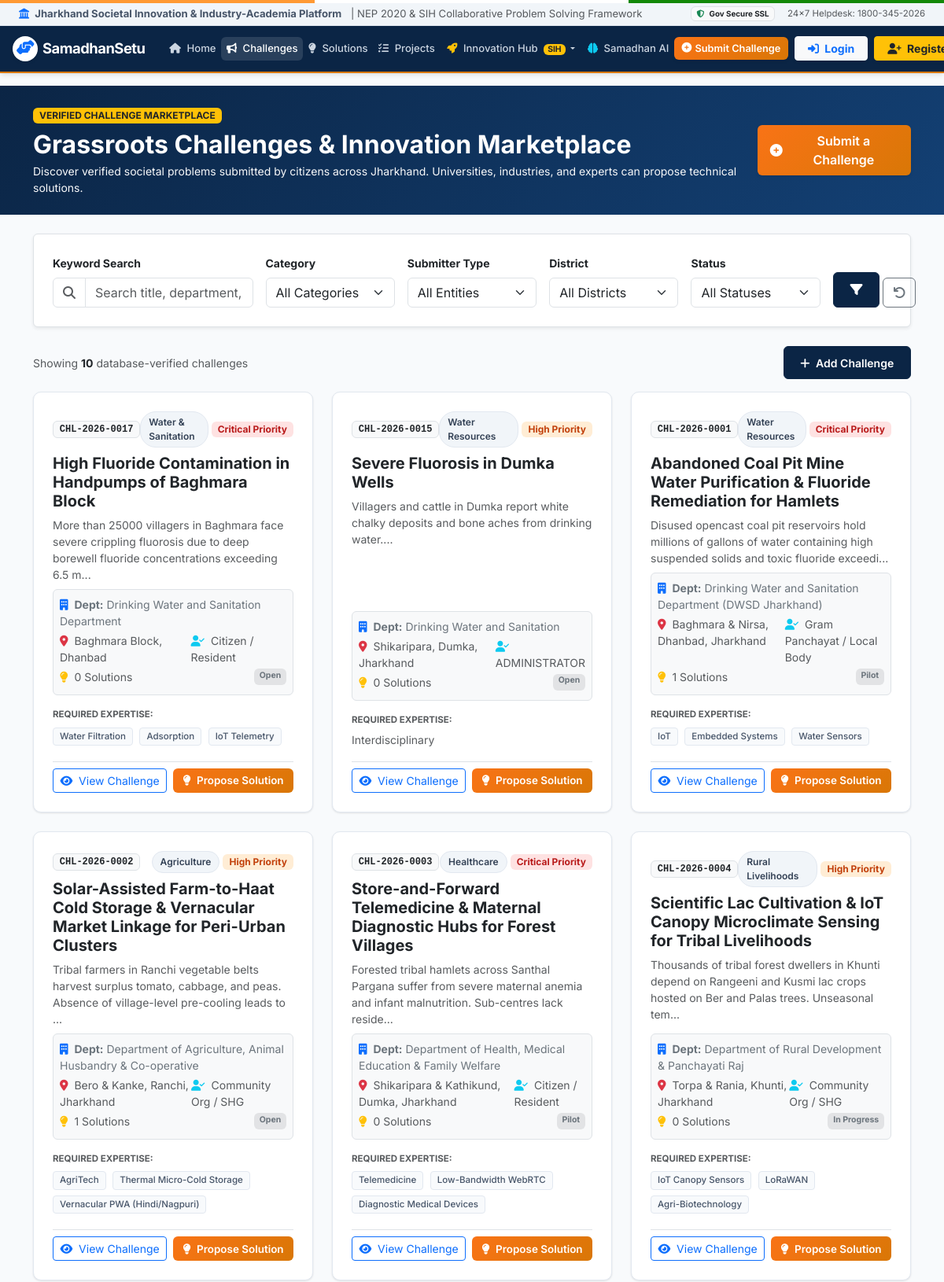
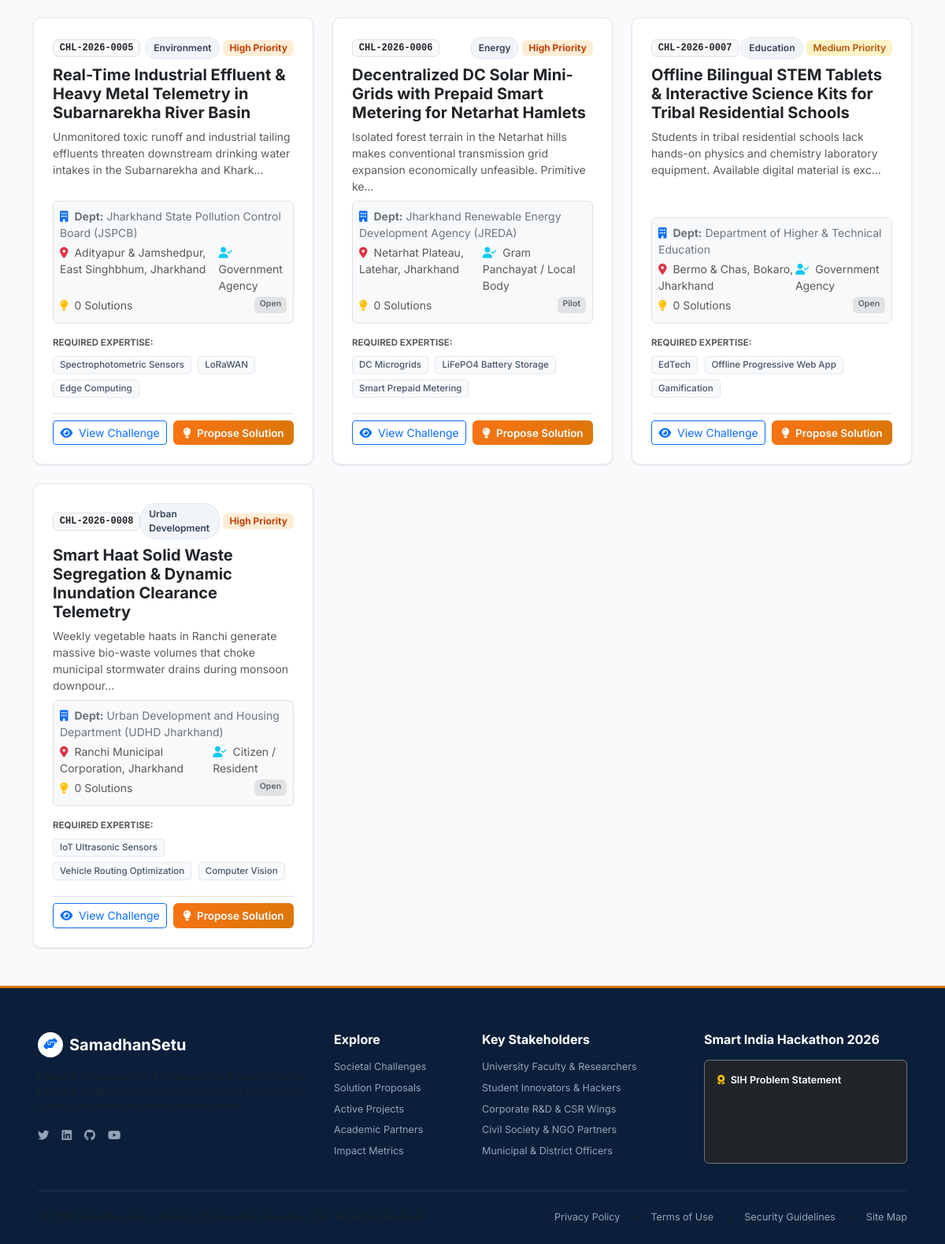
/challenges, run on the app's committed database (2 pictures, top to bottom).
### app.py (models this page shows, shortened)
class Challenge(db.Model):
    __tablename__ = 'challenges'
    id = db.Column(db.Integer, primary_key=True)
    title = db.Column(db.String(250), nullable=False)
    description = db.Column(db.Text, nullable=False)
    category = db.Column(db.String(80), nullable=False)
    department = db.Column(db.String(150), nullable=False, default='General Administration')
    location = db.Column(db.String(150), nullable=False)
    priority = db.Column(db.String(30), nullable=False, default='Medium') # Low, Medium, High, Critical
    status = db.Column(db.String(50), default='Open') # Open, Under Review, Verified, In Progress, Pilot, Implemented, Closed
    created_date = db.Column(db.DateTime, default=datetime.utcnow)
    deadline = db.Column(db.DateTime, nullable=True)
    organization = db.Column(db.String(200), nullable=False, default='Municipal Corporation')
    required_skills = db.Column(db.Text, nullable=True)
    submitter_type = db.Column(db.String(100), default='Citizen / Resident')
    district = db.Column(db.String(100), default='Ranchi')
    block = db.Column(db.String(100), nullable=True)
    media_url = db.Column(db.String(255), nullable=True)
    document_url = db.Column(db.String(255), nullable=True)
    assigned_university = db.Column(db.String(200), nullable=True)
    nep_aligned = db.Column(db.Boolean, default=True)
    expected_solution_type = db.Column(db.String(100), default='Software / Hardware Prototype')
    affected_population = db.Column(db.String(200), default='General Community')
    people_affected_count = db.Column(db.Integer, default=10000)
    existing_solutions = db.Column(db.Text, nullable=True)
    shortcomings = db.Column(db.Text, nullable=True)
    required_technology = db.Column(db.Text, nullable=True)
    expected_outcome = db.Column(db.Text, nullable=True)
    ai_impact_score = db.Column(db.Integer, default=85)
    views_count = db.Column(db.Integer, default=240)
    followers_count = db.Column(db.Integer, default=28)
    created_by_id = db.Column(db.Integer, db.ForeignKey('users.id'), nullable=True)
    submitter_aadhaar_masked = db.Column(db.String(30), nullable=True)
    submitter_phone = db.Column(db.String(30), nullable=True)
    solutions = db.relationship('Solution', backref='challenge', lazy=True, cascade='all, delete-orphan')
    projects = db.relationship('Project', backref='challenge', lazy=True)
    invitations = db.relationship('TeamInvitation', backref='challenge', lazy=True, cascade='all, delete-orphan')
    problem_dna = db.relationship('ProblemDNA', backref='challenge', uselist=False, lazy=True, cascade='all, delete-orphan')
    @property
    def code(self):
        return f"CHL-2026-{self.id:04d}"
    @property
    def severity(self):
        return self.priority
    @property
    def created_at(self):
        return self.created_date

### app.py (the view, shortened to what this page needs)
@app.route('/challenges')
def challenges():
    user = get_current_user()
    is_admin = (user and user.user_type == 'ADMINISTRATOR')
    query_text = request.args.get('q', '').strip()
    category_filter = request.args.get('category', '').strip()
    department_filter = request.args.get('department', '').strip()
    status_filter = request.args.get('status', '').strip()
    priority_filter = request.args.get('priority', '').strip()
    location_filter = request.args.get('location', '').strip()
    submitter_type_filter = request.args.get('submitter_type', '').strip()
    district_filter = request.args.get('district', '').strip()
    query = Challenge.query
    if not is_admin:
        query = query.filter(Challenge.status.in_([
            'APPROVED', 'VERIFIED', 'Verified', 'Open', 'In Progress', 'Pilot', 'Implemented', 'Completed'
        ]))
    if category_filter and category_filter != 'All':
        query = query.filter(Challenge.category == category_filter)
    if department_filter and department_filter != 'All':
        query = query.filter(Challenge.department == department_filter)
    if status_filter and status_filter != 'All':
        query = query.filter(Challenge.status == status_filter)
    if priority_filter and priority_filter != 'All':
        query = query.filter(Challenge.priority == priority_filter)
    if submitter_type_filter and submitter_type_filter != 'All':
        query = query.filter(Challenge.submitter_type == submitter_type_filter)
    if district_filter and district_filter != 'All':
        query = query.filter((Challenge.district == district_filter) | (Challenge.location.ilike(f"%{district_filter}%")))
    if location_filter:
        query = query.filter(Challenge.location.ilike(f"%{location_filter}%"))
    challenges_list = deduplicate_challenges(query.order_by(Challenge.created_date.desc()).all())
    return render_template('challenges.html',
        challenges=challenges_list,
        query_text=query_text,
        category_filter=category_filter,
        department_filter=department_filter,
        status_filter=status_filter,
        priority_filter=priority_filter,
        location_filter=location_filter,
        submitter_type_filter=submitter_type_filter,
        district_filter=district_filter,
        all_submitter_types=SUBMITTER_TYPES,
        all_districts=JHARKHAND_DISTRICTS,
        is_admin=is_admin
    )

### templates/challenges.html (shortened to what this page needs)
{% extends "base.html" %}
{% block content %}
<div class="bg-primary text-white py-4 mb-4" style="background: linear-gradient(135deg, #0b2545 0%, #134074 100%);">
    <div class="container">
        <div class="d-flex flex-column flex-md-row justify-content-between align-items-md-center gap-3">
            <div>
                <span class="badge bg-warning text-dark text-uppercase px-2 py-1 mb-2 fw-bold">Verified Challenge Marketplace</span>
                <h2 class="fw-bold mb-1">Grassroots Challenges & Innovation Marketplace</h2>
                <p class="text-light opacity-90 small mb-0">Discover verified societal problems submitted by citizens across Jharkhand. Universities, industries, and experts can propose technical solutions.</p>
            </div>
            {% if not is_admin %}
            <a href="{{ url_for('submit_challenge') }}" class="btn btn-accent px-3 py-2 shadow-sm d-flex align-items-center">
                <i class="fas fa-plus-circle me-2"></i> Submit a Challenge
            </a>
            {% endif %}
        </div>
    </div>
</div>
<div class="container mb-5">
    <div class="card border shadow-sm mb-4">
        <div class="card-body p-3 p-md-4">
            <form method="GET" action="{{ url_for('challenges') }}">
                <div class="row g-3">
                    <div class="col-lg-3">
                        <label class="form-label small fw-bold text-dark">Keyword Search</label>
                        <div class="input-group">
                            <span class="input-group-text bg-white"><i class="fas fa-search text-muted"></i></span>
                            <input type="text" name="q" class="form-control" placeholder="Search title, department, skills..." value="{{ query_text or '' }}">
                        </div>
                    </div>
                    <div class="col-md-3 col-lg-2">
                        <label class="form-label small fw-bold text-dark">Category</label>
                        <select name="category" class="form-select">
                            <option value="All">All Categories</option>
                        </select>
                    </div>
                    <div class="col-md-3 col-lg-2">
                        <label class="form-label small fw-bold text-dark">Submitter Type</label>
                        <select name="submitter_type" class="form-select">
                            <option value="All">All Entities</option>
                        </select>
                    </div>
                    <div class="col-md-3 col-lg-2">
                        <label class="form-label small fw-bold text-dark">District</label>
                        <select name="district" class="form-select">
                            <option value="All">All Districts</option>
                        </select>
                    </div>
                    <div class="col-md-3 col-lg-2">
                        <label class="form-label small fw-bold text-dark">Status</label>
                        <select name="status" class="form-select">
                            <option value="All">All Statuses</option>
                        </select>
                    </div>
                    <div class="col-md-3 col-lg-1 d-flex align-items-end gap-1">
                        <button type="submit" class="btn btn-primary-gov w-100" title="Apply Filters">
                            <i class="fas fa-filter"></i>
                        </button>
                        <a href="{{ url_for('challenges') }}" class="btn btn-outline-secondary" title="Reset Filters">
                            <i class="fas fa-undo"></i>
                        </a>
                    </div>
                </div>
            </form>
        </div>
    </div>
    <div class="d-flex justify-content-between align-items-center mb-3">
        <div class="text-muted small">
            Showing <strong class="text-dark">{{ challenges|length }}</strong> database-verified challenges
        </div>
        {% if not is_admin %}
        <a href="{{ url_for('submit_challenge') }}" class="btn btn-sm btn-primary-gov">
            <i class="fas fa-plus me-1"></i> Add Challenge
        </a>
        {% endif %}
    </div>
    <div class="row g-4" id="challengesContainer">
        {% if challenges %}
            {% set seen_c_keys = [] %}
            {% for c in challenges %}
            {% set c_key = (c.id|string) ~ '_' ~ (c.title|trim|lower) %}
            {% if c_key not in seen_c_keys %}
            {% set _ = seen_c_keys.append(c_key) %}
            <div class="col-md-6 col-lg-4 challenge-item-card">
                <div class="challenge-card h-100">
                    <div class="d-flex justify-content-between align-items-center mb-2">
                        <span class="badge bg-light text-dark border font-monospace">{{ c.code }}</span>
                        <div class="d-flex align-items-center gap-1">
                            <span class="badge-category">{{ c.category }}</span>
                            <span class="badge badge-severity-{{ c.priority.lower() }} px-2 py-1 rounded">
                                {{ c.priority }} Priority
                            </span>
                        </div>
                    </div>
                    <h5 class="fw-bold text-dark mb-2">
                        <a href="{{ url_for('challenge_detail', challenge_id=c.id) }}" class="text-decoration-none text-dark hover-primary">
                            {{ c.title }}
                        </a>
                    </h5>
                    <p class="text-muted small flex-grow-1 mb-2">
                        {{ c.description[:130] }}...
                    </p>
                    <div class="p-2 rounded bg-light border mb-3 small">
                        <div class="text-secondary mb-1">
                            <i class="fas fa-building text-primary me-1"></i> <strong>Dept:</strong> {{ c.department }}
                        </div>
                        <div class="d-flex justify-content-between text-muted mb-1">
                            <span><i class="fas fa-map-marker-alt text-danger me-1"></i> {{ c.location }}</span>
                            <span><i class="fas fa-user-check text-info me-1"></i> {{ c.submitter_type or 'Citizen' }}</span>
                        </div>
                        <div class="d-flex justify-content-between text-muted mb-1">
                            <span><i class="fas fa-lightbulb text-warning me-1"></i> {{ c.solutions|length }} Solutions</span>
                            {% if c.status in ['APPROVED', 'VERIFIED'] %}
                                <span class="badge bg-success"><i class="fas fa-check-circle me-1"></i> VERIFIED</span>
                            {% else %}
                                <span class="badge bg-secondary-subtle text-secondary">{{ c.status }}</span>
                            {% endif %}
                        </div>
                    </div>
                    <div class="mb-3">
                        <div class="text-muted small mb-1 fw-bold" style="font-size: 0.72rem;">REQUIRED EXPERTISE:</div>
                        <div>
                            {% if c.required_skills %}
                                {% for skill in c.required_skills.split(',')[:3] %}
                                    <span class="skill-tag">{{ skill.strip() }}</span>
                                {% endfor %}
                            {% else %}
                                <span class="text-muted small">Interdisciplinary</span>
                            {% endif %}
                        </div>
                    </div>
                    <div class="pt-2 border-top mt-auto">
                        {% if session.get('user_role') == 'ADMINISTRATOR' or is_admin %}
                        <div class="d-flex justify-content-between align-items-center mb-2">
                            <a href="{{ url_for('challenge_detail', challenge_id=c.id) }}" class="btn btn-sm btn-primary-gov flex-grow-1 me-2">
                                <i class="fas fa-eye me-1"></i> View
                            </a>
                            <form method="POST" action="{{ url_for('delete_challenge', challenge_id=c.id) }}" onsubmit="return confirm('Are you sure you want to delete this challenge permanently from the database?');" class="d-inline">
                                <button type="submit" class="btn btn-sm btn-outline-danger" title="Delete Challenge">
                                    <i class="fas fa-trash-alt"></i>
                                </button>
                            </form>
                        </div>
                        <form method="POST" action="{{ url_for('update_challenge_status', challenge_id=c.id) }}" class="d-flex gap-1 align-items-center">
                            <span class="small text-muted" style="font-size: 0.75rem;">Status:</span>
                            <select name="status" class="form-select form-select-sm py-0" style="font-size: 0.75rem;" onchange="this.form.submit()">
                                {% for st in all_statuses %}
                                    <option value="{{ st }}" {% if c.status == st %}selected{% endif %}>{{ st }}</option>
                                {% endfor %}
                            </select>
                        </form>
                        {% else %}
                        <div class="d-flex gap-2">
                            <a href="{{ url_for('challenge_detail', challenge_id=c.id) }}" class="btn btn-sm btn-outline-primary flex-fill">
                                <i class="fas fa-eye me-1"></i> View Challenge
                            </a>
                            {% if c.status in ['APPROVED', 'VERIFIED', 'Open', 'In Progress', 'Pilot'] %}
                            <a href="{{ url_for('propose_solution', challenge_id=c.id) }}" class="btn btn-sm btn-accent flex-fill">
                                <i class="fas fa-lightbulb me-1"></i> Propose Solution
                            </a>
                            {% endif %}
                        </div>
                        {% endif %}
                    </div>
                </div>
            </div>
            {% endif %}
            {% endfor %}
        {% endif %}
    </div>
</div>
{% endblock %}

### data on the page
Challenge: code "CHL-2026-0017", category "Water & Sanitation", priority "Critical", title "High Fluoride Contamination in Handpumps of Baghmara Block", description "More than 25000 villagers in Baghmara face severe crippling fluorosis due to deep borewell fluoride concentrations exceeding 6.5 m", department "Drinking Water and Sanitation Department", location "Baghmara Block, Dhanbad", submitter_type "Citizen / Resident", solutions|length "0", status "Open", strip "Water Filtration" "Adsorption" "IoT Telemetry"
Challenge: code "CHL-2026-0015", category "Water Resources", priority "High", title "Severe Fluorosis in Dumka Wells", description "Villagers and cattle in Dumka report white chalky deposits and bone aches from drinking water.", department "Drinking Water and Sanitation", location "Shikaripara, Dumka, Jharkhand", submitter_type "ADMINISTRATOR", solutions|length "0", status "Open", required_skills "Interdisciplinary"
Challenge: code "CHL-2026-0001", category "Water Resources", priority "Critical", title "Abandoned Coal Pit Mine Water Purification & Fluoride Remediation for Hamlets", description "Disused opencast coal pit reservoirs hold millions of gallons of water containing high suspended solids and toxic fluoride exceedi", department "Drinking Water and Sanitation Department (DWSD Jharkhand)", location "Baghmara & Nirsa, Dhanbad, Jharkhand", submitter_type "Gram Panchayat / Local Body", solutions|length "1", status "Pilot", strip "IoT" "Embedded Systems" "Water Sensors"
Challenge: code "CHL-2026-0002", category "Agriculture", priority "High", title "Solar-Assisted Farm-to-Haat Cold Storage & Vernacular Market Linkage for Peri-Urban Clusters", description "Tribal farmers in Ranchi vegetable belts harvest surplus tomato, cabbage, and peas. Absence of village-level pre-cooling leads to", department "Department of Agriculture, Animal Husbandry & Co-operative", location "Bero & Kanke, Ranchi, Jharkhand", submitter_type "Community Org / SHG", solutions|length "1", status "Open", strip "AgriTech" "Thermal Micro-Cold Storage" "Vernacular PWA (Hindi/Nagpuri)"
Challenge: code "CHL-2026-0003", category "Healthcare", priority "Critical", title "Store-and-Forward Telemedicine & Maternal Diagnostic Hubs for Forest Villages", description "Forested tribal hamlets across Santhal Pargana suffer from severe maternal anemia and infant malnutrition. Sub-centres lack reside", department "Department of Health, Medical Education & Family Welfare", location "Shikaripara & Kathikund, Dumka, Jharkhand", submitter_type "Citizen / Resident", solutions|length "0", status "Pilot", strip "Telemedicine" "Low-Bandwidth WebRTC" "Diagnostic Medical Devices"
Challenge: code "CHL-2026-0004", category "Rural Livelihoods", priority "High", title "Scientific Lac Cultivation & IoT Canopy Microclimate Sensing for Tribal Livelihoods", description "Thousands of tribal forest dwellers in Khunti depend on Rangeeni and Kusmi lac crops hosted on Ber and Palas trees. Unseasonal tem", department "Department of Rural Development & Panchayati Raj", location "Torpa & Rania, Khunti, Jharkhand", submitter_type "Community Org / SHG", solutions|length "0", status "In Progress", strip "IoT Canopy Sensors" "LoRaWAN" "Agri-Biotechnology"
Challenge: code "CHL-2026-0005", category "Environment", priority "High", title "Real-Time Industrial Effluent & Heavy Metal Telemetry in Subarnarekha River Basin", description "Unmonitored toxic runoff and industrial tailing effluents threaten downstream drinking water intakes in the Subarnarekha and Khark", department "Jharkhand State Pollution Control Board (JSPCB)", location "Adityapur & Jamshedpur, East Singhbhum, Jharkhand", submitter_type "Government Agency", solutions|length "0", status "Open", strip "Spectrophotometric Sensors" "LoRaWAN" "Edge Computing"
Challenge: code "CHL-2026-0006", category "Energy", priority "High", title "Decentralized DC Solar Mini-Grids with Prepaid Smart Metering for Netarhat Hamlets", description "Isolated forest terrain in the Netarhat hills makes conventional transmission grid expansion economically unfeasible. Primitive ke", department "Jharkhand Renewable Energy Development Agency (JREDA)", location "Netarhat Plateau, Latehar, Jharkhand", submitter_type "Gram Panchayat / Local Body", solutions|length "0", status "Pilot", strip "DC Microgrids" "LiFePO4 Battery Storage" "Smart Prepaid Metering"
Challenge: code "CHL-2026-0007", category "Education", priority "Medium", title "Offline Bilingual STEM Tablets & Interactive Science Kits for Tribal Residential Schools", description "Students in tribal residential schools lack hands-on physics and chemistry laboratory equipment. Available digital material is exc", department "Department of Higher & Technical Education", location "Bermo & Chas, Bokaro, Jharkhand", submitter_type "Government Agency", solutions|length "0", status "Open", strip "EdTech" "Offline Progressive Web App" "Gamification"
Challenge: code "CHL-2026-0008", category "Urban Development", priority "High", title "Smart Haat Solid Waste Segregation & Dynamic Inundation Clearance Telemetry", description "Weekly vegetable haats in Ranchi generate massive bio-waste volumes that choke municipal stormwater drains during monsoon downpour", department "Urban Development and Housing Department (UDHD Jharkhand)", location "Ranchi Municipal Corporation, Jharkhand", submitter_type "Citizen / Resident", solutions|length "0", status "Open", strip "IoT Ultrasonic Sensors" "Vehicle Routing Optimization" "Computer Vision"

### other printed values
{{ challenges|length }} "10"
